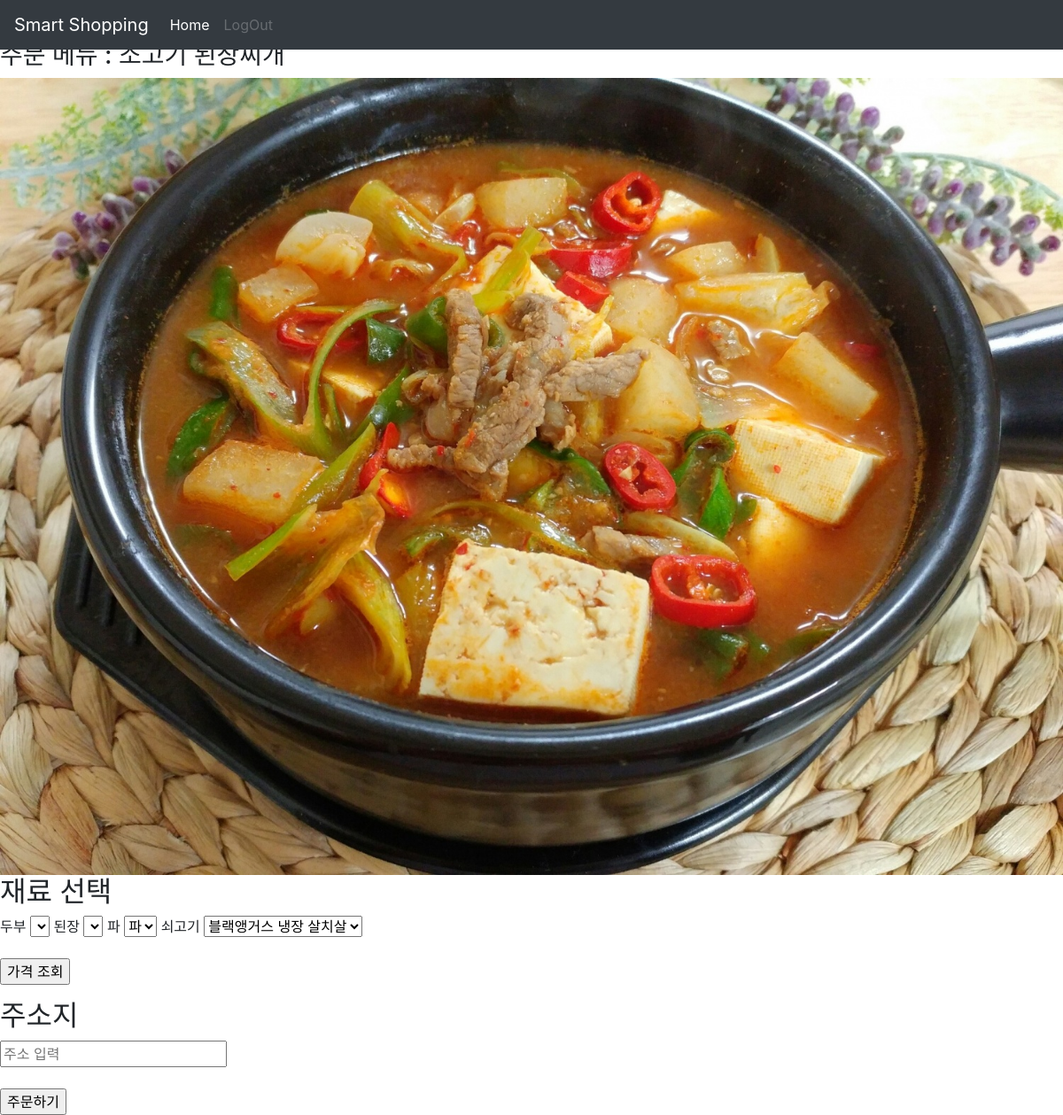
Screenshot of /tracking/get_order/2 with the database file from the repository.
### Main/models.py (models this page shows, shortened)
class Recipe(models.Model):
    recipe_name = models.CharField(max_length=40)
    recipe_image = models.ImageField(upload_to="images/Recipe", blank=True)

### Pickup/models.py (models this page shows, shortened)
class ClassifyIngredient(models.Model):
    class_ingred = models.CharField(max_length=20)

class Ingredients(models.Model):
    ingred_name = models.CharField(max_length=50) # 재료 이름
    ingred_images = models.ImageField(upload_to="images/ingredients", blank=True) # 재료 사진
    price = models.IntegerField() # 가격
    gross_weight = models.IntegerField() # 중량
    classify = models.ForeignKey(ClassifyIngredient, on_delete=models.CASCADE) # 재료 분류
    def __str__(self):
        return self.ingred_name

### Tracking/views.py (the view)
# urls.py: path('get_order/<int:id>', views.getUserOrder, name='get_order'),
def getUserOrder(request, id):
    if request.method == 'GET':
        recipe = get_object_or_404(Recipe, pk=id)
        ingredients = Cooking.objects.filter(recipe=recipe)
        recipe_ingred = {}
        ingred_name = []
        ingred_index = []
        for i in ingredients:
            ingred_name.append(i.ingredients.class_ingred)
            ingred_index.append(i.ingredients.id)
        for j in range(len(ingred_name)):
            recipe_ingred[ingred_name[j]] = Ingredients.objects.filter(classify=ingred_index[j])
        print(recipe_ingred)
        for k in range(len(recipe_ingred)):
            temp = recipe_ingred[ingred_name[k]]
            temp_list = []
            for l in range(len(temp)):
                temp_list.append(temp[l].ingred_name)
            recipe_ingred[ingred_name[k]] = temp_list
        print(recipe_ingred)
        return render(request, 'order.html', {"recipe_ingred":recipe_ingred.items() ,'recipe':recipe})

### Tracking/templates/order.html (shortened to what this page needs)
<!DOCTYPE html>
{% extends 'base.html' %}
    {% block content %}
    <h2>주문하기</h2>
    <h3>주문 메뉴 : {{recipe.recipe_name}}</h3>
    {% if recipe.recipe_image.url is not None%}
    <img src="{{recipe.recipe_image.url}}">
    {% endif%}
    <form method="POST" action="{% url 'tracking:check_order_list'%}">
        <h2>재료 선택</h2>
        {% for key, values in recipe_ingred%}
        {{key}}
        <select name="{{key}}">
            {% for v in values%}
            <option value="{{v}}">{{v}}</option>
            {% endfor %}
        </select>
        {% endfor %}
        <br><br>
        <input type="button" id='add' value="가격 조회">
        <h2>주소지</h2>
        <input type="text" name='address' placeholder="주소 입력">
        <br><br>
        <input type="submit" value="주문하기">
    </form>
    {% endblock %}

### rows the page displays
Recipe: recipe_name "소고기 된장찌개", recipe_image (picture)
ClassifyIngredient: recipe_ingred "두부"
ClassifyIngredient: recipe_ingred "된장"
ClassifyIngredient: recipe_ingred "쇠고기"
Ingredients: ingred_name.class_ingred "블랙앵거스 냉장 살치살"

### other values shown
{{ key }} "파"
form field value "파"
